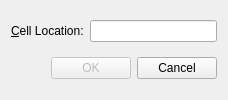
<ui version="4.0" >
 <author></author>
 <comment></comment>
 <exportmacro></exportmacro>
 <class>GoToCellDialog</class>
 <widget class="QWidget" name="GoToCellDialog" >
  <property name="windowTitle" >
   <string>Go to Cell</string>
  </property>
  <layout class="QVBoxLayout" >
   <item>
    <layout class="QHBoxLayout" >
     <item>
      <widget class="QLabel" name="label" >
       <property name="text" >
        <string>&amp;Cell Location:</string>
       </property>
       <property name="buddy" >
        <cstring>lineEdit</cstring>
       </property>
      </widget>
     </item>
     <item>
      <widget class="QLineEdit" name="lineEdit" />
     </item>
    </layout>
   </item>
   <item>
    <layout class="QHBoxLayout" >
     <item>
      <spacer>
       <property name="orientation" >
        <enum>Qt::Horizontal</enum>
       </property>
       <property name="sizeHint" >
        <size>
         <width>40</width>
         <height>20</height>
        </size>
       </property>
      </spacer>
     </item>
     <item>
      <widget class="QPushButton" name="okButton" >
       <property name="enabled" >
        <bool>false</bool>
       </property>
       <property name="text" >
        <string>OK</string>
       </property>
       <property name="default" >
        <bool>true</bool>
       </property>
      </widget>
     </item>
     <item>
      <widget class="QPushButton" name="cancelButton" >
       <property name="text" >
        <string>Cancel</string>
       </property>
      </widget>
     </item>
    </layout>
   </item>
  </layout>
 </widget>
 <pixmapfunction></pixmapfunction>
 <tabstops>
  <tabstop>lineEdit</tabstop>
  <tabstop>okButton</tabstop>
  <tabstop>cancelButton</tabstop>
 </tabstops>
 <resources/>
 <connections/>
</ui>
